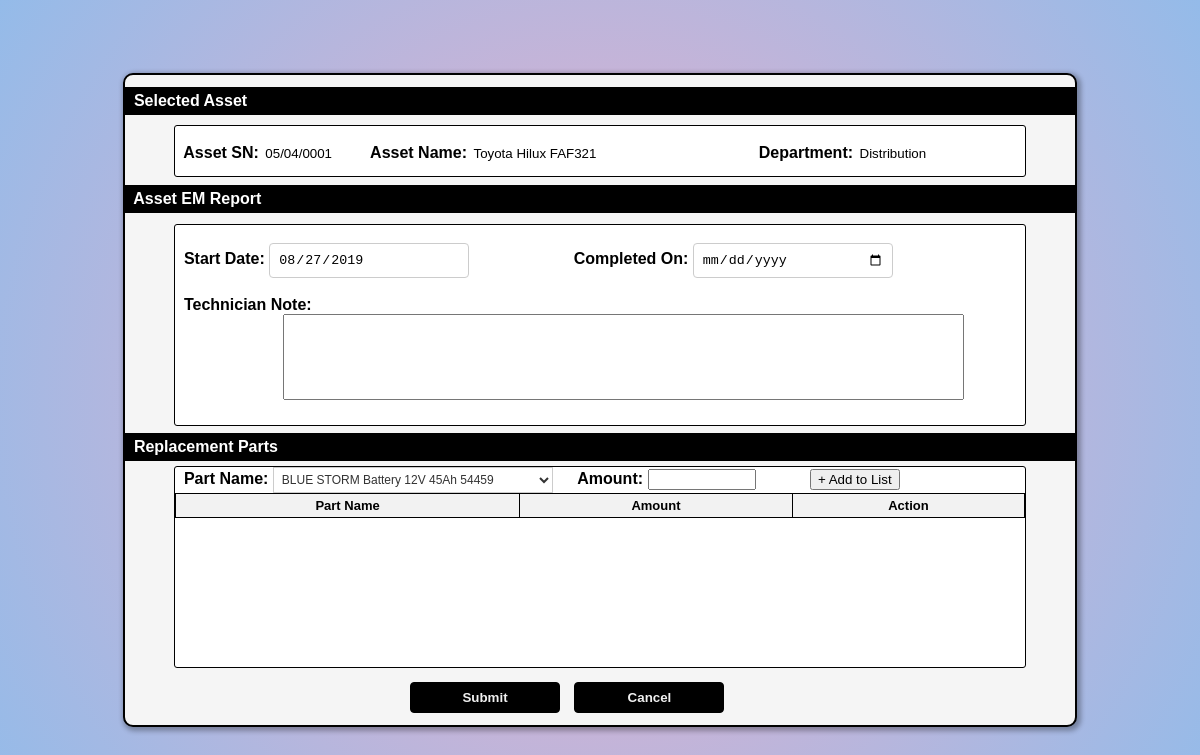
The page /Sourcecode/emrd2.php?AssetID=1 on the database its author committed.
### tables this page shows
CREATE TABLE `assets` (
  `ID` bigint(20) NOT NULL,
  `AssetSN` varchar(20) NOT NULL,
  `AssetName` varchar(150) NOT NULL,
  `DepartmentLocationID` bigint(20) NOT NULL,
  `EmployeeID` bigint(20) NOT NULL,
  `AssetGroupID` bigint(20) NOT NULL,
  `Description` text NOT NULL,
  `WarrantyDate` date DEFAULT NULL
);

CREATE TABLE `departments` (
  `ID` bigint(20) NOT NULL,
  `Name` varchar(100) NOT NULL
);

CREATE TABLE `emergencymaintenances` (
  `ID` bigint(20) NOT NULL,
  `AssetID` bigint(20) NOT NULL,
  `PriorityID` bigint(20) NOT NULL,
  `DescriptionEmergency` varchar(200) NOT NULL,
  `OtherConsiderations` varchar(200) NOT NULL,
  `EMReportDate` date NOT NULL,
  `EMStartDate` date DEFAULT NULL,
  `EMEndDate` date DEFAULT NULL,
  `EMTechnicianNote` varchar(200) DEFAULT NULL
);

### Sourcecode/emrd2.php (the view, shortened to what this page needs)
<!DOCTYPE html>
<html>
   <head>
      <link rel="stylesheet" href="css/EMRD2Style.css?v=<?php echo time(); ?>">
   </head>
<?php
$conn = new mysqli("localhost", "root", "", "session2");
$departments = [];
$sqlDepartments = "SELECT id, name FROM departments";
$resultDepartments = $conn->query($sqlDepartments);
if ($resultDepartments->num_rows > 0) {
    while ($row = $resultDepartments->fetch_assoc()) {
        $departments[] = $row;
    }
}
   if (isset($_GET['AssetID'])) {
    $ID = $_GET['AssetID'];
    $sql = "SELECT emergencymaintenances.*, assets.*, changedparts.*
    FROM `assets`
    LEFT JOIN `emergencymaintenances` ON assets.ID = emergencymaintenances.AssetID
    LEFT JOIN `changedparts` ON emergencymaintenances.ID = changedparts.EmergencyMaintenanceID
    WHERE assets.ID = ?";
    $stmt = $conn->prepare($sql);
    $stmt->bind_param("i", $ID);
    $stmt->execute();
    $result = $stmt->get_result();
    if ($result->num_rows > 0) {
        $row = $result->fetch_assoc();
        $AssetSN = $row['AssetSN'];
        $AssetName = $row['AssetName'];
        $DepartmentLocationID = $row['DepartmentLocationID'];
        $EMStartDate = $row['EMStartDate'];
        $sql = "SELECT * FROM `departmentlocations` WHERE `ID`=?";
        $stmt = $conn->prepare($sql);
        $stmt->bind_param("i", $DepartmentLocationID);
        $stmt->execute();
        $result = $stmt->get_result();
        if ($result->num_rows > 0) {
            $row = $result->fetch_assoc();
            $DepartmentID = $row['DepartmentID'];
        }
    }
}
?>
   <body>
      <div class="container">
      <h4 style="margin-top:12px;">&nbsp Selected Asset</h4>
         <div class="inside-container1">
            <br>
            <label>&nbsp Asset SN:</label>
            <input type="text" name="asset_sn" id="asset_sn" style="width:90px;" value="<?php echo $AssetSN; ?>" readonly>
            <label>&nbsp Asset Name:</label>
            <input type="text" name="asset_name" id="asset_name" style="width:270px;" value="<?php echo $AssetName; ?>" readonly>
            <label>&nbsp Department:</label>
            <?php
            foreach ($departments as $departmentSel) {
                if ($departmentSel['id'] == $DepartmentID) {
                    $departmentName = $departmentSel['name'];
                    break;
                }} ?>
            <input type="text" name="asset_department" id="asset_department" style="width:150px;" value="<?php echo $departmentName; ?>" readonly>
         </div>
         <form method="post">
        <h4 style="margin-top:70px;">&nbsp Asset EM Report</h4>
         <div class="inside-container2"><br>
         <label for="prioritySelect">&nbsp Start Date:</label>
         <input type="date" id="startDate" name="date" value="<?php echo $EMStartDate; ?>" readonly>
         <label for="prioritySelect" style="margin-left:100px;"> Completed On:</label>
         <input type="date" id="endDate" name="endDate"><br><br>
         <label for="prioritySelect">&nbsp Technician Note:</label><br>
         <textarea id="technicianNote" name="technicianNote" rows="4" cols="50"></textarea>
    </div>
    <h4 style="margin-top:220px;">&nbsp Replacement Parts</h4>
    <div class="inside-container3">
        <label>&nbsp Part Name:</label>
        <?php
$servername = "localhost";
$username = "root";
$password = "";
$database = "Session2";
$connection = new mysqli($servername, $username, $password, $database);
$sql = "SELECT ID, Name FROM parts";
$result = $connection->query($sql);
if ($result->num_rows > 0) {
    echo '<select name="parts">';
    while ($row = $result->fetch_assoc()) {
        echo '<option value="' . $row['ID'] . '">' . $row['Name'] . '</option>';
    }
    echo '</select>';
} else {
    echo "0 results";
}
?>
<label style="margin-left:20px;">Amount:</label>
<input type="number" name="amount" style="width: 100px;" id="amount">
<input type="button" value="+ Add to List" style="margin-left: 50px;" onclick="addToTable()">
<table id="partTable">
    <thead>
        <tr>
            <th>Part Name</th>
            <th>Amount</th>
            <th>Action</th>
        </tr>
    </thead>
</table>
    </div>
    <button type="submit" style="margin-left: 285px;" id="request">Submit</button>
    <button type="button" style="margin-left: 10px; " id="cancel"  header="Location: emrd.php;">Cancel</button>
</form>
      </div>
</body>
</html>

### Sourcecode/css/EMRD2Style.css (style rules this page uses)
* { user-select: none; }
body { font-family: Arial, sans-serif; background-color: #f0f0f0; height: 100vh; margin: 0; background: rgb(238,174,202); background: radial-gradient(circle, rgba(238,174,202,1) 0%, rgba(148,187,233,1) 100%); }
.container { height: 650px; width: 950px; background-color: whitesmoke; border: 2px solid black; position: fixed; top: 50%; left: 50%; transform: translate(-50%, -50%); box-shadow: 2px 2px 5px 2px rgba(0, 0, 0, 0.3); border-radius: 10px; }
.inside-container1 { height: 50px; width: 850px; background-color: white; border: 1px solid black; position: fixed; top: 44%; left: 50%; transform: translate(-50%, -50%); margin-top:-210px; border-radius: 3px; }
.inside-container1 input { border: 0; outline: none; cursor: default; }
.inside-container2 { height: 200px; width: 850px; background-color: white; border: 1px solid black; position: fixed; top: 47%; left: 50%; transform: translate(-50%, -50%); margin-top:-56px; border-radius: 3px; }
.inside-container3 { height: 200px; width: 850px; background-color: white; border: 1px solid black; position: fixed; top: 49%; left: 50%; transform: translate(-50%, -50%); margin-top:173px; border-radius: 3px; }
#request, #cancel { display: inline-block; padding: 7px 17px; background-color: black; text-align: center; text-decoration: none; border: 1px solid black; cursor: pointer; margin-top: 200px; width: 150px; border-radius: 4px; font-weight: bold; color: #f0f0f0; }
table { width: 100%; border-collapse: collapse; font-size: small; }
th, td { border: 1px solid black; padding: 4px; text-align: center; }
th { background-color: #f2f2f2; }
select { padding: 4px; font-size: 12px; border: 1px solid #ccc; background-color: #fff; color: #333; width: 280px; }
select option { padding: 8px; font-size: 12px; background-color: #fff; color: #333; }
textarea { width: 675px; height: 80px; resize: none; margin-left: 108px; }
input[type="date"] { padding: 8px; border: 1px solid #ccc; border-radius: 4px; box-sizing: border-box; width: 200px; }
label { font-weight: bold; }
h4 { background-color: black; color: white; padding-top: 5px; padding-bottom: 5px; }

### rows shown on the page
assets: asset_sn "05/04/0001", asset_name "Toyota Hilux FAF321"
departments: asset_department "Distribution"
emergencymaintenances: date "08/27/2019"

### other values the page prints
form field parts "BLUE STORM Battery 12V 45Ah 54459"
